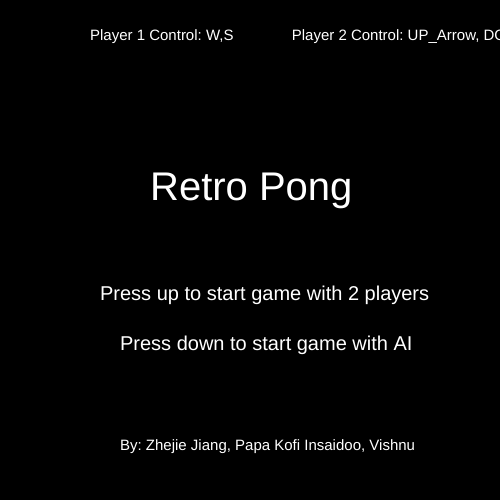
Frame 1 (no input)
Frame 60 (no input): identical to frame 1, image omitted
Frame 120 (the mouse pressed at the canvas centre since frame 60): identical to frame 1, image omitted

The p5.js sketch that drew this single still picture (run headless with seeded random() and noise() and a simulated clock; from frame 60 on, the mouse is pressed at the canvas centre):

// p5.js sketch
// ── sketch.js
let player1 //Player 1 PongStick
let player2 //Player 2 PongStick

let score = 0; //Player 1 Point
let enemyScore = 0; //Player 2 Point
let myLeft, myRight, myTop, myBottom; 
let enemyLeft, enemyRight, enemyTop, enemyBottom;
let ball //The bouncing ball
let ballYPos = 250;
let gameState; //State 1, 2, 3
let aiDifficulty;
function setup() {
    createCanvas(500, 500);
    player1 = new PongStick(30, 300, 6);
    player2 = new PongStick(470, 300, 6);
    ball = new Ball(250, 250, Math.round(random(-4,4)), Math.round(random(-4,4)))
    if (ball.speedX ==0){
        ball.speedX = 3;
    }
    if (ball.speedY ==0){
        ball.speedY=3;
    }
    gameState = 0;
   noStroke();
   rectMode(CENTER);
   aiDifficulty = 3;
}

function draw() {
    //Game state detection to see what should appear on screen
    background(0);

    
    //gameState 0 is the opening screen
    if (gameState == 0) {
        fill(255, 255, 255);
        textSize(40);
        text("Retro Pong", 150, 200)  
        textSize(20)
        text("Press up to start game with 2 players", 100, 300)     
        text("Press down to start game with AI", 120, 350)
        textSize(15)
        text("Player 1 Control: W,S              Player 2 Control: UP_Arrow, DOWN_Arrow", 90, 40)
        text("By: Zhejie Jiang, Papa Kofi Insaidoo, Vishnu", 120, 450)          

        if (keyIsDown(UP_ARROW)) {
            gameState =1;
        }
        if (keyIsDown(DOWN_ARROW)) {
            gameState =4;
        }
        
    }
   if (gameState == 1){fill(0, 0, 255);
   rect(player2.x, player2.y, 5, 50);

   fill(255, 0, 0);
   rect(player1.x, player1.y, 5, 50);
    fill(255,255,255); 
    circle(ball.x, ball.y, 15)

    //Player 1 movement
    if (keyIsDown(87)) {
        player1.y-=player1.speed;
   }
   if (keyIsDown(83)) {
        player1.y += player1.speed;
   }
   //Player 2 movement
   if (keyIsDown(UP_ARROW)) {
       player2.y -= player2.speed;
   }


   if (keyIsDown(DOWN_ARROW)) {
       player2.y += player2.speed;
   }
   textSize(10);

   
   console.log('ball', ball)
   ball.x+=ball.speedX;
   ball.y+=ball.speedY;
   if (ball.y>=485 || ball.y<=15) {
        ball.speedY = -ball.speedY;
   }

   //Hit detection definition
   myLeft = player1.x-7.5;
   myRight = player1.x + 7.5;
   myTop = player1.y-50;
   myBottom = player1.y + 50;


   enemyLeft = player2.x-7.5;
   enemyRight = player2.x + 7.5;
   enemyTop = player2.y-50;
   enemyBottom = player2.y + 50;

   ballLeft = ball.x - 15;
   ballRight = ball.x + 15;
   ballTop = ball.y - 1;
   ballBottom = ball.y + 2;
   //Player 1 gets point
   if (ball.x>485) {
    ball.x = 250;
    ball.y=250;
    ball.speedX = Math.round(random(-5,5));
    ball.speedY = Math.round(random(-5,5));
    if (ball.speedX ==0){
        ball.speedX = 3;
    }
    if (ball.speedY ==0){
        ball.speedY=3;
    }
    score++;
   }
   //Player 2 gets point
   if (ball.x<15) {
    ball.x = 250;
    ball.y=250;
    ball.speedX = Math.round(random(-4,4));
    ball.speedY = Math.round(random(-4,4));
    if (ball.speedX ==0){
        ball.speedX = 3;
    }
    if (ball.speedY ==0){
        ball.speedY=3;
    }
    enemyScore++;
   }

    //Ball hits Player2 hit detection 
   if (enemyLeft > ballRight || enemyRight < ballLeft || enemyTop > ballBottom || enemyBottom < ballTop) {
   }
   else {
        ball.speedX *= -1;
        (ball.speedX<0) ? ball.speedX -=random(0,0.5) : ball.speedX += random(0,0.5);
        (ball.speedY<0) ? ball.speedY -=random(0,0.5) : ball.speedY += random(0,0.5);
    }

    //Ball hits Player1 hit detection 
    if (myLeft > ballRight || myRight < ballLeft || myTop > ballBottom || myBottom < ballTop) {
    }
    else {
         ball.speedX *= -1;
         (ball.speedX<0) ? ball.speedX -=random(0,0.5) : ball.speedX += random(0,0.5);
         (ball.speedY<0) ? ball.speedY -=random(0,0.5) : ball.speedY += random(0,0.5);
     }            
 
   fill(255,255,255)
   text(`Player 1 Score: ${score}`, 10, 20);
   text(`Player 2 Score: ${enemyScore}`, 400, 20);
   
     //Game over
    if(score >= 3 || enemyScore >=3) {
        gameState = 2;
        
    }}
    if (gameState ==2){
        background(0);
        fill(255);
        textSize(40);
        if(score == 3){text("Player 1 won!", 130, 250);}
        else{text("Player 2 won!", 130, 250);}
    }
    // AI opponent
    if (gameState ==3) {
        player2.speed =aiDifficulty;
        fill(0, 0, 255);
   rect(player2.x, player2.y, 5, 50);

   fill(255, 0, 0);
   rect(player1.x, player1.y, 5, 50);
    fill(255,255,255); 
    circle(ball.x, ball.y, 15)

    //Player 1 movement
    if (keyIsDown(87)) {
        player1.y-=player1.speed;
   }
   if (keyIsDown(83)) {
        player1.y += player1.speed;
   }
   //AI Movement
   if (player2.y>=ball.y) {
       player2.y -= player2.speed;
   } else {
       player2.y += player2.speed;
   }
   textSize(10);

   
   console.log('ball', ball)
   ball.x+=ball.speedX;
   ball.y+=ball.speedY;
   if (ball.y>=485 || ball.y<=15) {
        ball.speedY = -ball.speedY;
   }

   //Hit detection definition
   myLeft = player1.x-7.5;
   myRight = player1.x + 7.5;
   myTop = player1.y-50;
   myBottom = player1.y + 50;


   enemyLeft = player2.x-7.5;
   enemyRight = player2.x + 7.5;
   enemyTop = player2.y-50;
   enemyBottom = player2.y + 50;

   ballLeft = ball.x - 15;
   ballRight = ball.x + 15;
   ballTop = ball.y - 1;
   ballBottom = ball.y + 2;
   //Player 1 gets point
   if (ball.x>485) {
    ball.x = 250;
    ball.y=250;
    ball.speedX = Math.round(random(-5,5));
    ball.speedY = Math.round(random(-5,5));
    if (ball.speedX ==0){
        ball.speedX = 3;
    }
    if (ball.speedY ==0){
        ball.speedY=3;
    }
    score++;
   }
   //Player 2 gets point
   if (ball.x<15) {
    ball.x = 250;
    ball.y=250;
    ball.speedX = Math.round(random(-4,4));
    ball.speedY = Math.round(random(-4,4));
    if (ball.speedX ==0){
        ball.speedX = 3;
    }
    if (ball.speedY ==0){
        ball.speedY=3;
    }
    enemyScore++;
   }

    //Ball hits Player2 hit detection 
   if (enemyLeft > ballRight || enemyRight < ballLeft || enemyTop > ballBottom || enemyBottom < ballTop) {
   }
   else {
        ball.speedX *= -1;
        (ball.speedX<0) ? ball.speedX -=random(0,0.5) : ball.speedX += random(0,0.5);
        (ball.speedY<0) ? ball.speedY -=random(0,0.5) : ball.speedY += random(0,0.5);
    }

    //Ball hits Player1 hit detection 
    if (myLeft > ballRight || myRight < ballLeft || myTop > ballBottom || myBottom < ballTop) {
    }
    else {
         ball.speedX *= -1;
         (ball.speedX<0) ? ball.speedX -=random(0,0.5) : ball.speedX += random(0,0.5);
         (ball.speedY<0) ? ball.speedY -=random(0,0.5) : ball.speedY += random(0,0.5);
     }            
 
   fill(255,255,255)
   text(`Player 1 Score: ${score}`, 10, 20);
   text(`Player 2 Score: ${enemyScore}`, 400, 20);
   
     //Game over
    if(score >= 3 || enemyScore >=3) {
        gameState = 2;
    }
    }
    // AI Difficulty
    if (gameState ==4) {
        fill(255, 255, 255);
        textSize(40);
        text("Choose the AI Difficulty: ", 40, 200)  
        textSize(20)
        text("Press up for Easy AI", 160, 300)     
        text("Press left for Medium AI", 145, 350)
        text("Press right for Hard AI", 155, 400)

        if (keyIsDown(UP_ARROW)) {
            gameState = 3;
            aiDifficulty = 3;
        }
        if (keyIsDown(LEFT_ARROW)) {
            gameState = 3;
            aiDifficulty = 6;
        }
        if (keyIsDown(RIGHT_ARROW)) {
            gameState = 3;
            aiDifficulty =8;
        }
    }
}

//PongStick Class
class PongStick {
    constructor(x,y,speed) {
        this.x = x;
        this.y = y;
        this.speed = speed;
    }
}
//Ball Class
class Ball {
    constructor(x, y, speedX, speedY) {
        this.x = x;
        this.y = y;
        this.speedX = speedX;
        this.speedY = speedY;
    }
}
